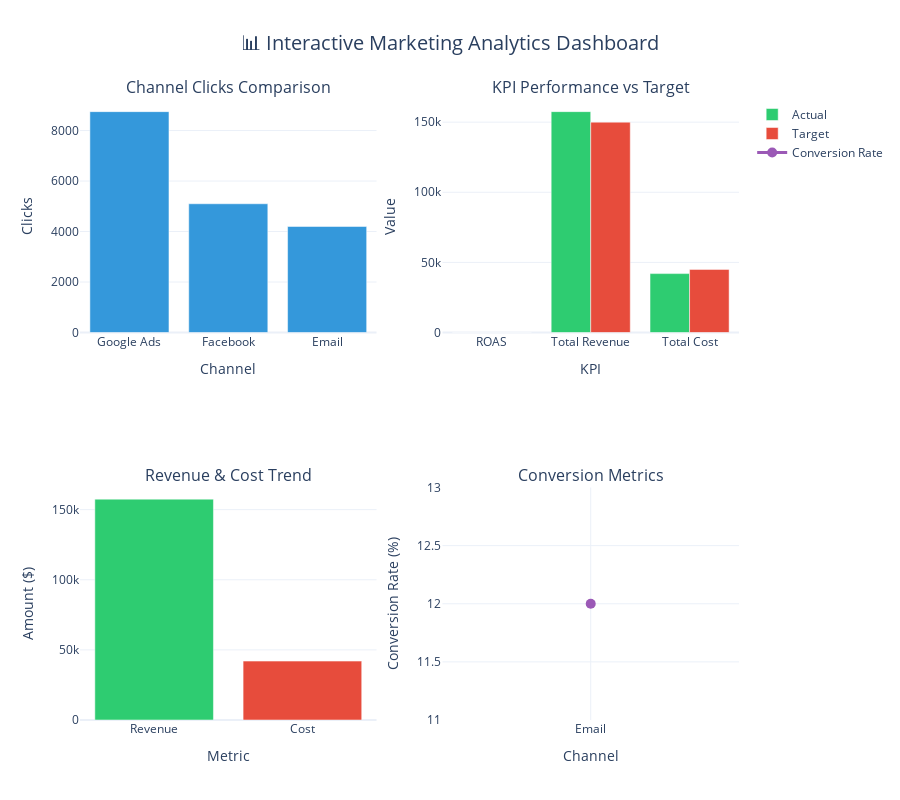

The notebook cell saved with this chart:
### Code cell
# Create interactive dashboard with Plotly
fig = make_subplots(
    rows=2, cols=2,
    subplot_titles=('Channel Clicks Comparison', 'KPI Performance vs Target', 
                    'Revenue & Cost Trend', 'Conversion Metrics'),
    specs=[[{"type": "bar"}, {"type": "bar"}],
           [{"type": "bar"}, {"type": "scatter"}]]
)

# 1. Channel Clicks
channel_clicks = {}
for channel in channel_performance.keys():
    clicks_data = channel_performance[channel]['Metrics'].get('Clicks', {})
    if clicks_data:
        channel_clicks[channel] = clicks_data['Value']

if channel_clicks:
    fig.add_trace(
        go.Bar(x=list(channel_clicks.keys()), y=list(channel_clicks.values()),
               name='Clicks', marker_color='#3498db', showlegend=False),
        row=1, col=1
    )

# 2. KPI Performance vs Target
kpi_names = list(kpi_summary.keys())
kpi_values = [kpi_summary[k]['Value'] for k in kpi_names]
kpi_targets = [kpi_summary[k]['Target'] for k in kpi_names]

fig.add_trace(
    go.Bar(x=kpi_names, y=kpi_values, name='Actual', marker_color='#2ecc71'),
    row=1, col=2
)
fig.add_trace(
    go.Bar(x=kpi_names, y=kpi_targets, name='Target', marker_color='#e74c3c'),
    row=1, col=2
)

# 3. Revenue & Cost
fig.add_trace(
    go.Bar(x=['Revenue', 'Cost'], y=[revenue, cost], 
           name='Amount', marker_color=['#2ecc71', '#e74c3c'], showlegend=False),
    row=2, col=1
)

# 4. Conversion Metrics by Channel
conversion_metrics = {}
for channel in channel_performance.keys():
    conv_rate = channel_performance[channel]['Metrics'].get('Conversion Rate', {})
    if conv_rate:
        conversion_metrics[channel] = conv_rate['Value']

if conversion_metrics:
    fig.add_trace(
        go.Scatter(x=list(conversion_metrics.keys()), 
                  y=list(conversion_metrics.values()),
                  mode='lines+markers', name='Conversion Rate',
                  marker=dict(size=10, color='#9b59b6'),
                  line=dict(width=3)),
        row=2, col=2
    )

# Update layout
fig.update_layout(
    height=800,
    title_text="📊 Interactive Marketing Analytics Dashboard",
    title_x=0.5,
    title_font_size=20,
    showlegend=True,
    template='plotly_white'
)

# Update axes
fig.update_xaxes(title_text="Channel", row=1, col=1)
fig.update_yaxes(title_text="Clicks", row=1, col=1)
fig.update_xaxes(title_text="KPI", row=1, col=2)
fig.update_yaxes(title_text="Value", row=1, col=2)
fig.update_xaxes(title_text="Metric", row=2, col=1)
fig.update_yaxes(title_text="Amount ($)", row=2, col=1)
fig.update_xaxes(title_text="Channel", row=2, col=2)
fig.update_yaxes(title_text="Conversion Rate (%)", row=2, col=2)

fig.show()

### Figure 1 — Plotly figure (JSON) as saved in the notebook; plotly's stock layout.template omitted (floating-point values rounded to 4 significant figures)
{"data": [{"marker": {"color": "#3498db"}, "name": "Clicks", "showlegend": false, "type": "bar", "x": ["Google Ads", "Facebook", "Email"], "xaxis": "x", "y": [8750, 5100, 4200], "yaxis": "y"}, {"marker": {"color": "#2ecc71"}, "name": "Actual", "type": "bar", "x": ["ROAS", "Total Revenue", "Total Cost"], "xaxis": "x2", "y": [3.75, 157500, 42000], "yaxis": "y2"}, {"marker": {"color": "#e74c3c"}, "name": "Target", "type": "bar", "x": ["ROAS", "Total Revenue", "Total Cost"], "xaxis": "x2", "y": [3.5, 150000, 45000], "yaxis": "y2"}, {"marker": {"color": ["#2ecc71", "#e74c3c"]}, "name": "Amount", "showlegend": false, "type": "bar", "x": ["Revenue", "Cost"], "xaxis": "x3", "y": [157500, 42000], "yaxis": "y3"}, {"line": {"width": 3}, "marker": {"color": "#9b59b6", "size": 10}, "mode": "lines+markers", "name": "Conversion Rate", "type": "scatter", "x": ["Email"], "xaxis": "x4", "y": [12], "yaxis": "y4"}], "layout": {"annotations": [{"font": {"size": 16}, "showarrow": false, "text": "Channel Clicks Comparison", "x": 0.225, "xanchor": "center", "xref": "paper", "y": 1, "yanchor": "bottom", "yref": "paper"}, {"font": {"size": 16}, "showarrow": false, "text": "KPI Performance vs Target", "x": 0.775, "xanchor": "center", "xref": "paper", "y": 1, "yanchor": "bottom", "yref": "paper"}, {"font": {"size": 16}, "showarrow": false, "text": "Revenue & Cost Trend", "x": 0.225, "xanchor": "center", "xref": "paper", "y": 0.375, "yanchor": "bottom", "yref": "paper"}, {"font": {"size": 16}, "showarrow": false, "text": "Conversion Metrics", "x": 0.775, "xanchor": "center", "xref": "paper", "y": 0.375, "yanchor": "bottom", "yref": "paper"}], "height": 800, "showlegend": true, "title": {"font": {"size": 20}, "text": "📊 Interactive Marketing Analytics Dashboard", "x": 0.5}, "xaxis": {"anchor": "y", "domain": [0, 0.45], "title": {"text": "Channel"}}, "xaxis2": {"anchor": "y2", "domain": [0.55, 1], "title": {"text": "KPI"}}, "xaxis3": {"anchor": "y3", "domain": [0, 0.45], "title": {"text": "Metric"}}, "xaxis4": {"anchor": "y4", "domain": [0.55, 1], "title": {"text": "Channel"}}, "yaxis": {"anchor": "x", "domain": [0.625, 1], "title": {"text": "Clicks"}}, "yaxis2": {"anchor": "x2", "domain": [0.625, 1], "title": {"text": "Value"}}, "yaxis3": {"anchor": "x3", "domain": [0, 0.375], "title": {"text": "Amount ($)"}}, "yaxis4": {"anchor": "x4", "domain": [0, 0.375], "title": {"text": "Conversion Rate (%)"}}}}
